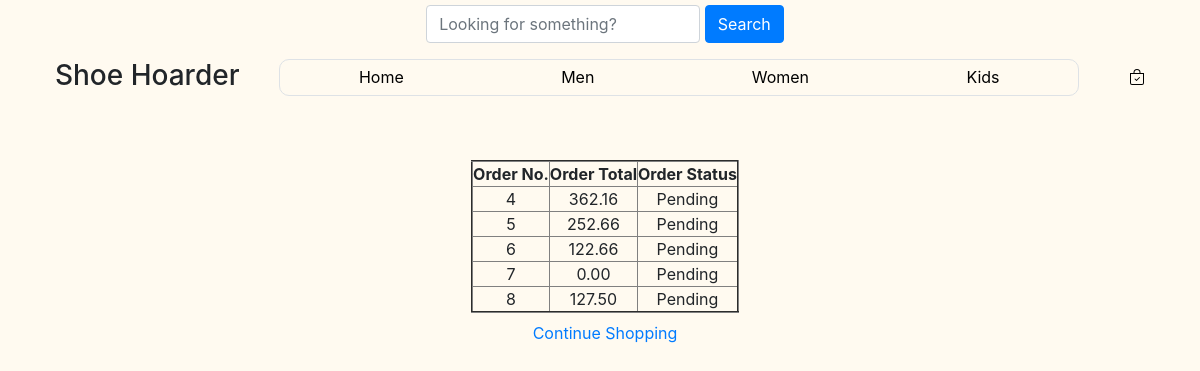
Before: /orders (signed in) with the older database file.
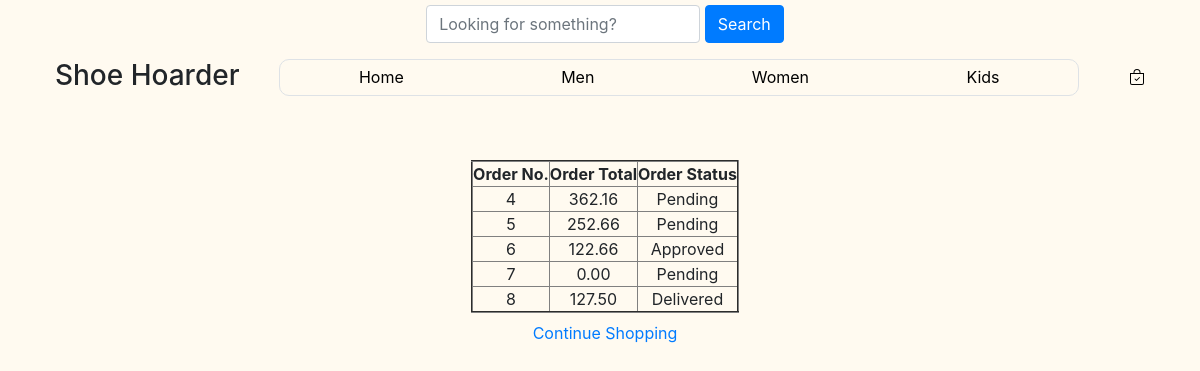
After: the same page with the newer database file.
### website/models.py (models this page shows)
class Order(models.Model):
    creationDate = models.DateField(auto_now=True)
    status=models.CharField(max_length=100,choices=OPTIONS)
    details=models.ManyToManyField('Product',through='OrderDetails')
    totalPrice=models.DecimalField(max_digits=6,decimal_places=2,null=True,blank=True)
    customer=models.ForeignKey('Customer',on_delete=models.CASCADE)

### website/views.py (the view)
# urls.py: path('orders',views.viewOrders,name='customerOrders'),
def viewOrders(request):
    orders=Order.objects.filter(customer__user__username=request.user.username)
    orders=list(orders)
    return render(request,'website/orders.html',{'orders':orders})

### website/templates/website/orders.html (shortened to what this page needs)
{% extends 'website/base.html' %}
{% block 'content' %}
<div class="w-100 d-flex  mt-5 justify-content-center">
    <div class="ordersContainer">
        <table border="2" class="tableOfOrders">
            <tr>
                <th>Order No.</th>
                <th>Order Total</th>
                <th>Order Status</th>
            </tr>
            {% for order in orders %}
            <tr>
                <td>{{order.id}}</td>
                <td>{{order.totalPrice}}</td>
                <td>{{order.status}}</td>
            </tr>
            {% endfor %}
            </table>
            <div class="d-flex justify-content-center mt-2 align-items-baseline">
                <a href="{%url 'home'%}">Continue Shopping</a>
            </div>
    </div>
</div>
{% endblock %}

Changed rows visible on the page:
changed Order id 6: status "Pending" → "Approved"
changed Order id 8: status "Pending" → "Delivered"
